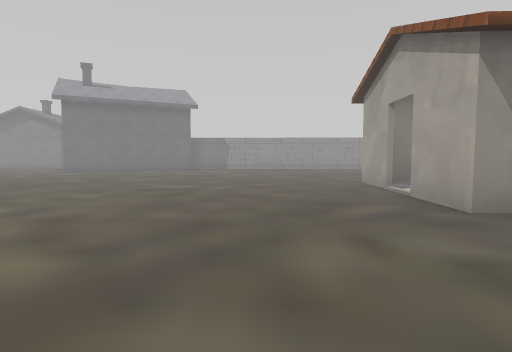
view 1 (above)

24 first-person views from a walk through a 3-D level made in the Unity game engine. The camera is 1.4 m above the floor, tilts 4° down and sees 80° across. The floor is counted in squares, 2 m on a side. Each view is taken from the middle of a square. On the plan, view 1 faces up. The plan holds only what a view shows up to about 10 squares ahead; the rest is blank. The place goes on beyond the plan. The player is left out. Door leaves are left out, so doorways stand open. Some surface patterns are stand-ins.

view 2
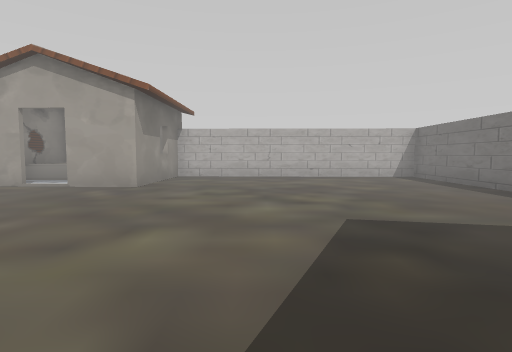

view 3
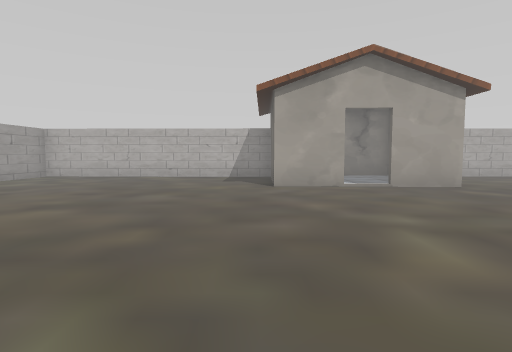

view 4
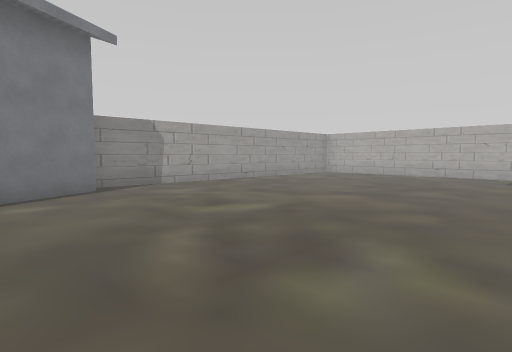

view 5
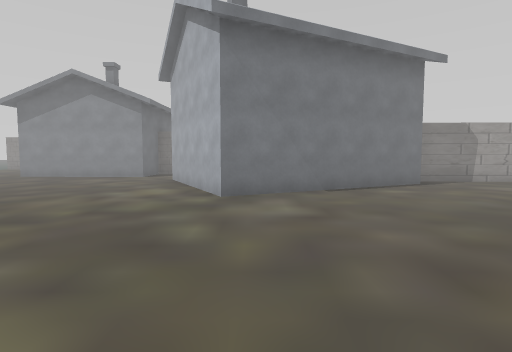

view 6
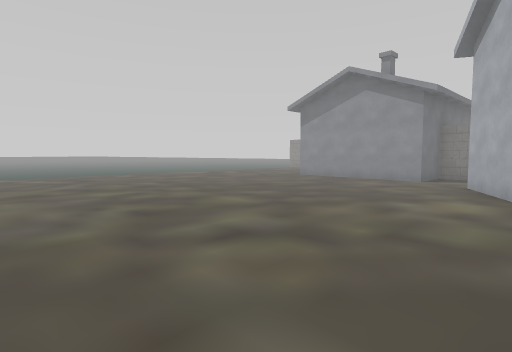

view 7
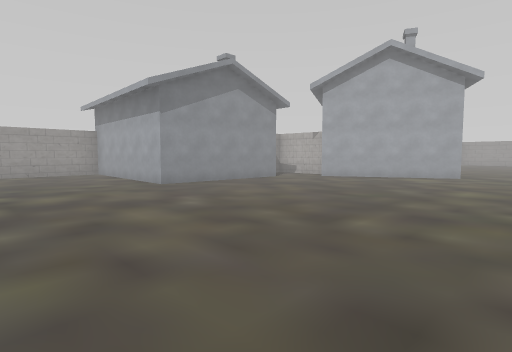

view 8
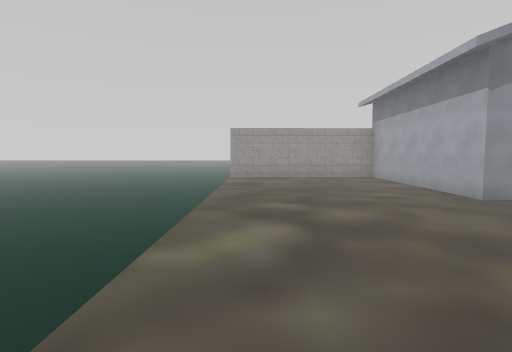

view 9
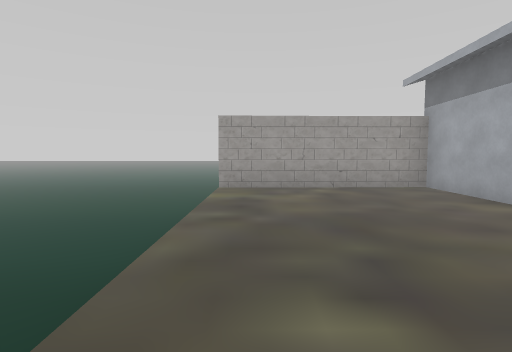

view 10
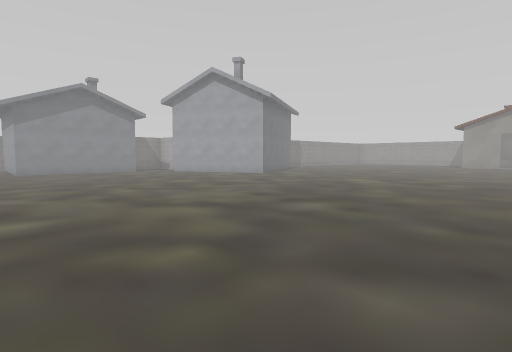

view 11
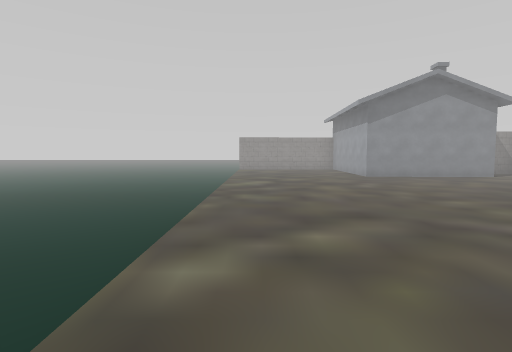

view 12
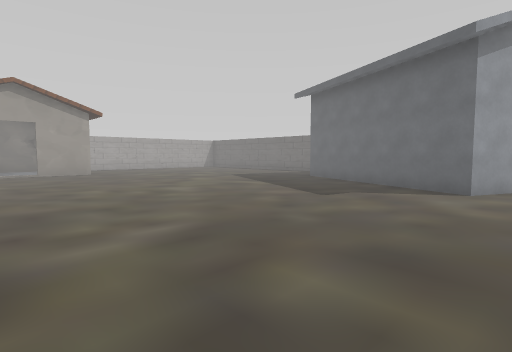

view 13
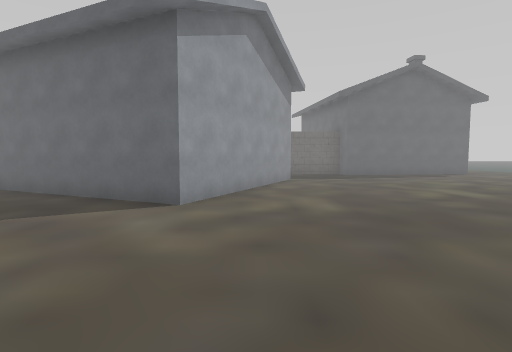

view 14
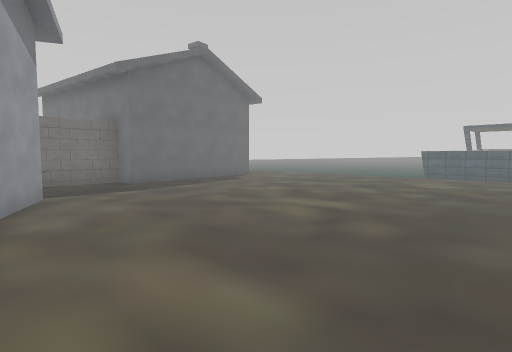

view 15
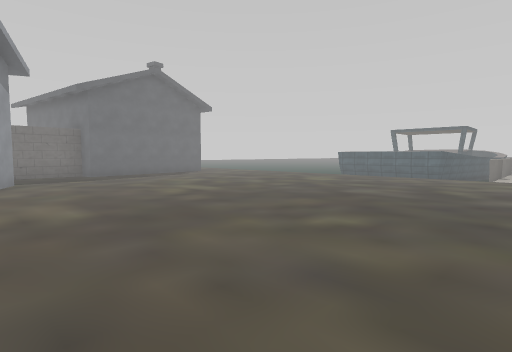

view 16
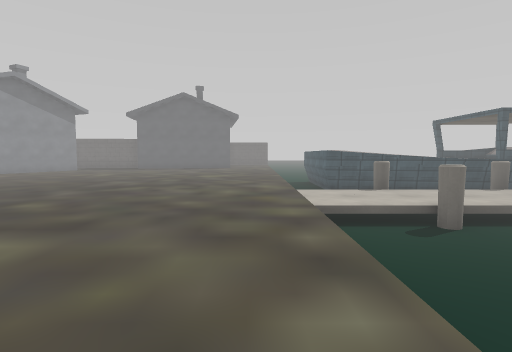

view 17
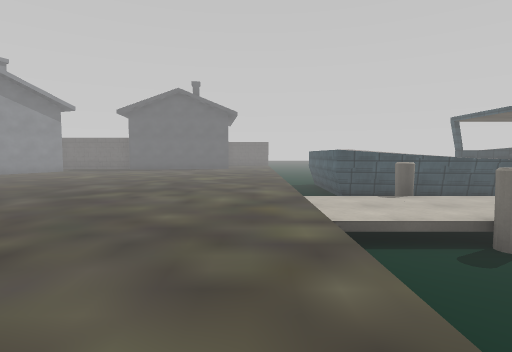

view 18
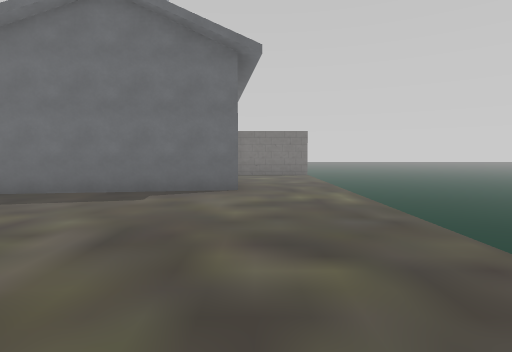

view 19
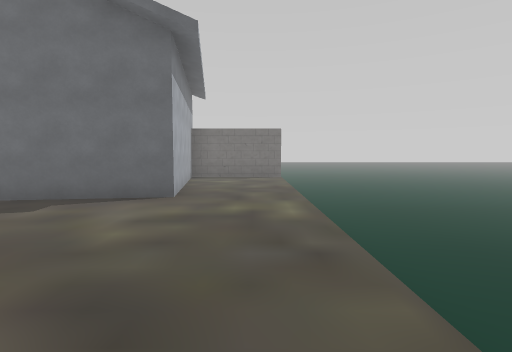

view 20
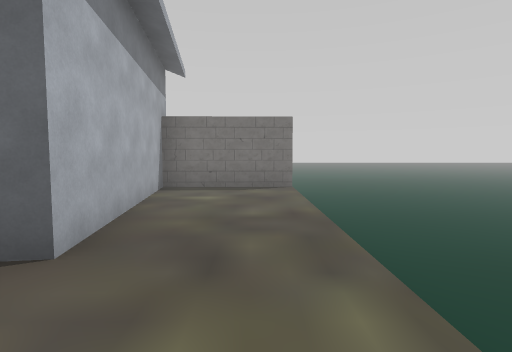

view 21
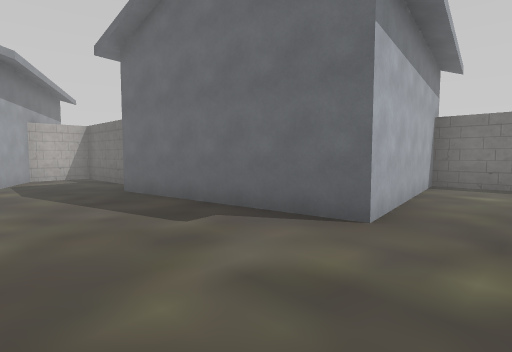

view 22
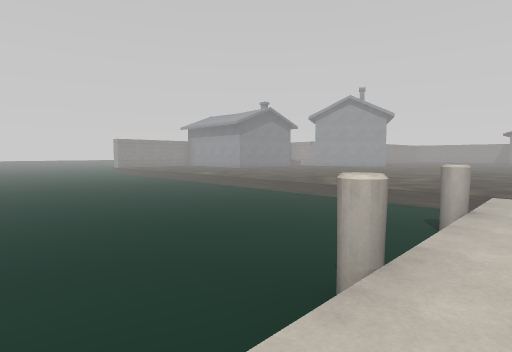

view 23
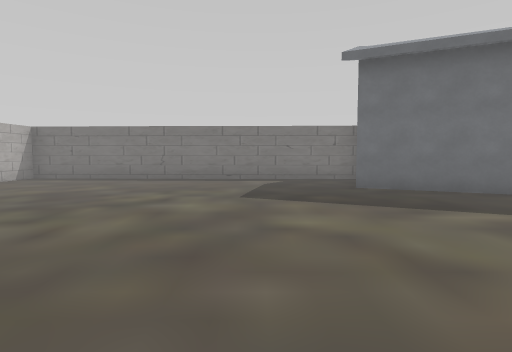

view 24
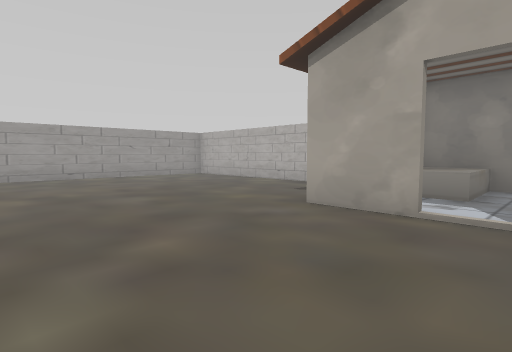

### Floor plan
Key: @ floor where view 1 was taken; # wall or solid block; . floor; ≈ liquid the walk keeps out of; ^ raised ledge; H house; B bed; O other object.
Columns run from 26 left of view 1 to 6 right of it. Each row starts with its distance up from view 1.
 22 ≈≈≈≈≈≈≈≈#####
 21 ≈≈≈≈≈≈≈≈....#
 20  ≈≈≈≈≈≈≈....#   H
 19   ≈≈≈≈≈≈....#   H
 18   ≈≈≈≈≈≈....# ###
 17 ≈≈≈≈≈≈≈≈....###H.
 16 ≈≈≈≈≈≈≈≈.........#
 15  ≈≈≈≈≈≈≈.........H    ###########
 14   ≈≈≈≈≈≈..........# ###.........#
 13   ≈≈≈≈≈≈..........###...........#
 12   ≈≈≈≈≈≈........................#
 11  ≈≈≈≈≈≈≈........................#
 10  ≈≈≈≈≈≈≈........................#
  9  ≈≈≈≈≈≈≈........................#
  8  ≈≈≈≈≈≈≈.....................HHH#
  7  ≈≈≈≈≈≈≈.....................HBBB
  6   ≈O≈O≈≈.....................HBBB
  5  .  .........................H
  4    O   ......................HHH#
  3   ^^^≈≈≈........................#
  2  ^^  ^^≈........................#
  1       ^≈........................#
  0       ^≈..........###.....@.....#
 -1 ^^^   ^≈.........H# ##H.........#
 -2        ≈.........H     .........#
 -3       ≈≈.........##    .........#
 -4      ≈≈≈.........H#   ###########
 -5     ≈≈≈≈..........#H
 -6     ≈≈≈≈..#########
 -7    ≈≈≈≈≈..#
 -8   ≈≈≈≈≈≈..#
 -9  ≈≈≈≈≈≈≈..#
-10 ≈≈≈≈≈≈≈≈..#
-11 ≈≈≈≈≈≈≈≈##H

Where each view was taken, in squares from view 1:
view 1: 0 up, 0 right, facing up
view 2: 1 up, 4 left, facing right
view 3: 8 up, 4 left, facing right
view 4: 8 up, 5 left, facing up-right
view 5: 7 up, 7 left, facing up
view 6: 8 up, 8 left, facing up-left
view 7: 10 up, 18 left, facing up-right
view 8: 12 up, 18 left, facing up
view 9: 15 up, 18 left, facing up
view 10: 4 up, 16 left, facing up-right
view 11: 7 up, 18 left, facing up
view 12: 7 up, 9 left, facing down-right
view 13: 5 up, 9 left, facing down
view 14: 2 up, 9 left, facing down-left
view 15: 5 up, 9 left, facing down-left
view 16: 10 up, 18 left, facing down
view 17: 9 up, 18 left, facing down
view 18: 0 up, 17 left, facing down
view 19: 1 down, 18 left, facing down
view 20: 4 down, 18 left, facing down
view 21: 3 down, 18 left, facing down-right
view 22: 5 up, 25 left, facing up-right
view 23: 5 up, 1 left, facing down
view 24: 5 up, 1 left, facing up-right
